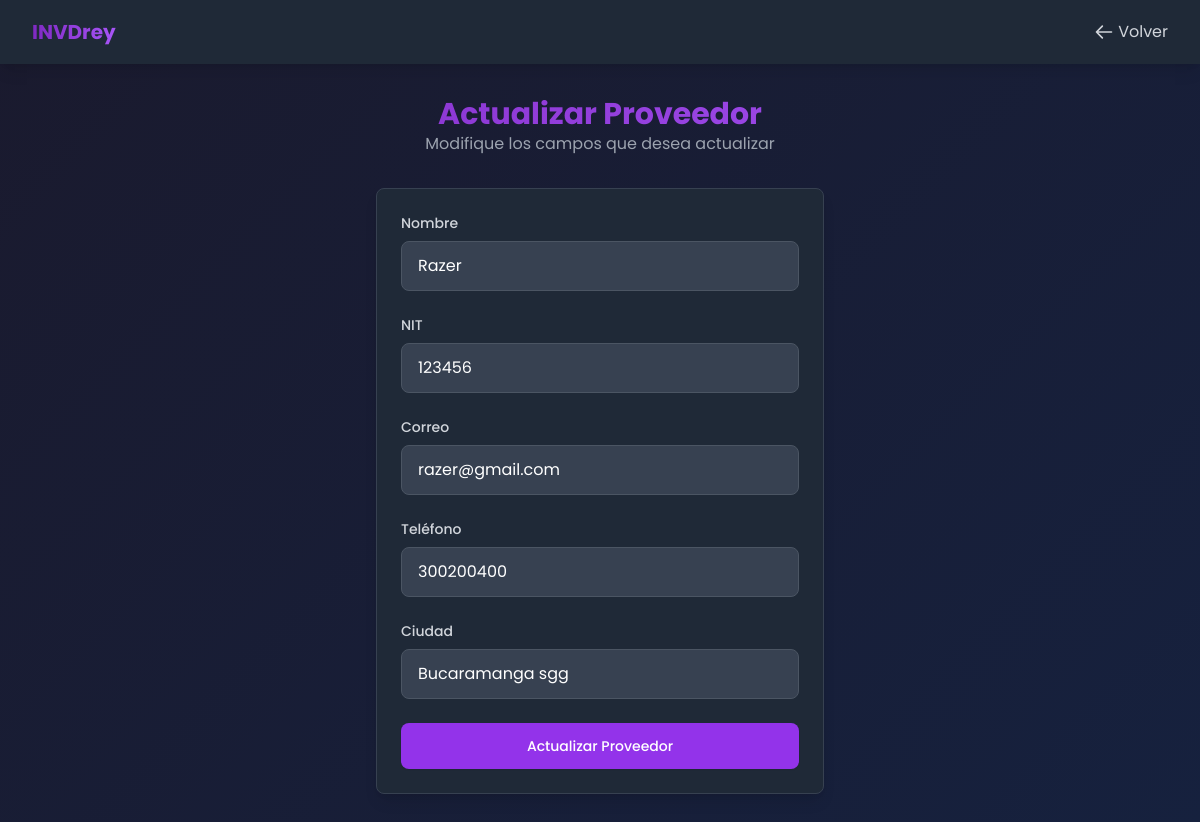
/Proveedores/proveedores_UPDATE.php?id=1 (signed in), run on the app's committed database.
### tables this page shows
CREATE TABLE `proveedores` (
  `id` int(11) NOT NULL,
  `nombre` varchar(200) NOT NULL,
  `NIT` varchar(100) NOT NULL,
  `correo` varchar(100) NOT NULL,
  `telefono` varchar(100) DEFAULT NULL,
  `ciudad` varchar(100) NOT NULL,
  `estado` tinyint(4) NOT NULL DEFAULT 1
);

### Proveedores/proveedores_UPDATE.php (the view, shortened to what this page needs)
<?php
include '../conexion.php';
$id = $_GET['id'];
$sql = "SELECT * FROM proveedores WHERE id = ?";
$stmt = $conn->prepare($sql);
$stmt->bind_param("i", $id);
$stmt->execute();
$result = $stmt->get_result();
$proveedor = $result->fetch_assoc();
?>
<!DOCTYPE html>
<html lang="es">
<head>
    <script src="https://cdn.tailwindcss.com"></script>
    <link rel="stylesheet" href="../styles/Styles.css">
</head>
<body class="min-h-screen text-gray-100">
    <nav class="bg-gray-800 shadow-lg">
        <div class="max-w-7xl mx-auto px-4 sm:px-6 lg:px-8">
            <div class="flex items-center justify-between h-16">
                <div class="flex items-center">
                    <div class="flex-shrink-0">
                        <span class="text-xl font-bold gradient-text">INVDrey</span>
                    </div>
                </div>
                <div class="flex items-center space-x-4">
                    <a href="proveedores_READ.php" class="text-gray-300 hover:text-white flex items-center">
                        <svg xmlns="http://www.w3.org/2000/svg" class="h-5 w-5 mr-1" fill="none" viewBox="0 0 24 24" stroke="currentColor">
                            <path stroke-linecap="round" stroke-linejoin="round" stroke-width="2" d="M10 19l-7-7m0 0l7-7m-7 7h18" />
                        </svg>
                        Volver
                    </a>
                </div>
            </div>
        </div>
    </nav>
    <main class="max-w-7xl mx-auto px-4 sm:px-6 lg:px-8 py-8">
        <div class="text-center mb-8">
            <h1 class="text-3xl font-bold gradient-text">Actualizar Proveedor</h1>
            <p class="text-gray-400">Modifique los campos que desea actualizar</p>
        </div>
        <div class="flex justify-center">
            <div class="w-full max-w-md">
                <form method="post" action="" class="bg-gray-800 shadow-lg rounded-lg p-6 border border-gray-700">
                    <div class="mb-6">
                        <label for="nombre" class="block text-sm font-medium text-gray-300 mb-2">Nombre</label>
                        <input type="text" id="nombre" name="nombre" required
                               class="input-field w-full px-4 py-3 bg-gray-700 border border-gray-600 rounded-lg text-white placeholder-gray-400 focus:outline-none focus:ring-2 focus:ring-purple-500"
                               value="<?php echo isset($proveedor['nombre']) ? htmlspecialchars($proveedor['nombre']) : ''; ?>"
                               placeholder="Ingrese el nombre">
                    </div>
                    <div class="mb-6">
                        <label for="NIT" class="block text-sm font-medium text-gray-300 mb-2">NIT</label>
                        <input type="text" id="NIT" name="NIT" required
                               class="input-field w-full px-4 py-3 bg-gray-700 border border-gray-600 rounded-lg text-white placeholder-gray-400 focus:outline-none focus:ring-2 focus:ring-purple-500"
                               value="<?php echo isset($proveedor['NIT']) ? htmlspecialchars($proveedor['NIT']) : ''; ?>"
                               placeholder="Ingrese el NIT">
                    </div>
                    <div class="mb-6">
                        <label for="correo" class="block text-sm font-medium text-gray-300 mb-2">Correo</label>
                        <input type="email" id="correo" name="correo" required
                               class="input-field w-full px-4 py-3 bg-gray-700 border border-gray-600 rounded-lg text-white placeholder-gray-400 focus:outline-none focus:ring-2 focus:ring-purple-500"
                               value="<?php echo isset($proveedor['correo']) ? htmlspecialchars($proveedor['correo']) : ''; ?>"
                               placeholder="Ingrese el correo">
                    </div>
                    <div class="mb-6">
                        <label for="telefono" class="block text-sm font-medium text-gray-300 mb-2">Teléfono</label>
                        <input type="text" id="telefono" name="telefono"
                               class="input-field w-full px-4 py-3 bg-gray-700 border border-gray-600 rounded-lg text-white placeholder-gray-400 focus:outline-none focus:ring-2 focus:ring-purple-500"
                               value="<?php echo isset($proveedor['telefono']) ? htmlspecialchars($proveedor['telefono']) : ''; ?>"
                               placeholder="Ingrese el teléfono (opcional)">
                    </div>
                    <div class="mb-6">
                        <label for="ciudad" class="block text-sm font-medium text-gray-300 mb-2">Ciudad</label>
                        <input type="text" id="ciudad" name="ciudad" required
                               class="input-field w-full px-4 py-3 bg-gray-700 border border-gray-600 rounded-lg text-white placeholder-gray-400 focus:outline-none focus:ring-2 focus:ring-purple-500"
                               value="<?php echo isset($proveedor['ciudad']) ? htmlspecialchars($proveedor['ciudad']) : ''; ?>"
                               placeholder="Ingrese la ciudad">
                    </div>
                    <button type="submit" class="w-full flex justify-center py-3 px-4 border border-transparent rounded-lg shadow-sm text-sm font-medium text-white bg-purple-600 hover:bg-purple-700 focus:outline-none focus:ring-2 focus:ring-offset-2 focus:ring-purple-500">
                        Actualizar Proveedor
                    </button>
                </form>
            </div>
        </div>
    </main>
</body>
</html>

### styles/Styles.css (style rules this page uses)
body { font-family: 'Poppins', sans-serif; background: linear-gradient(135deg, #1a1a2e 0%, #16213e 100%); }
.gradient-text { background: linear-gradient(90deg, #7f29c2 0%, #a855f7 100%); -webkit-background-clip: text; background-clip: text; color: transparent; }

### data on the page
proveedores: nombre "Razer", NIT "123456", correo "razer@gmail.com", telefono "300200400", ciudad "Bucaramanga sgg"
